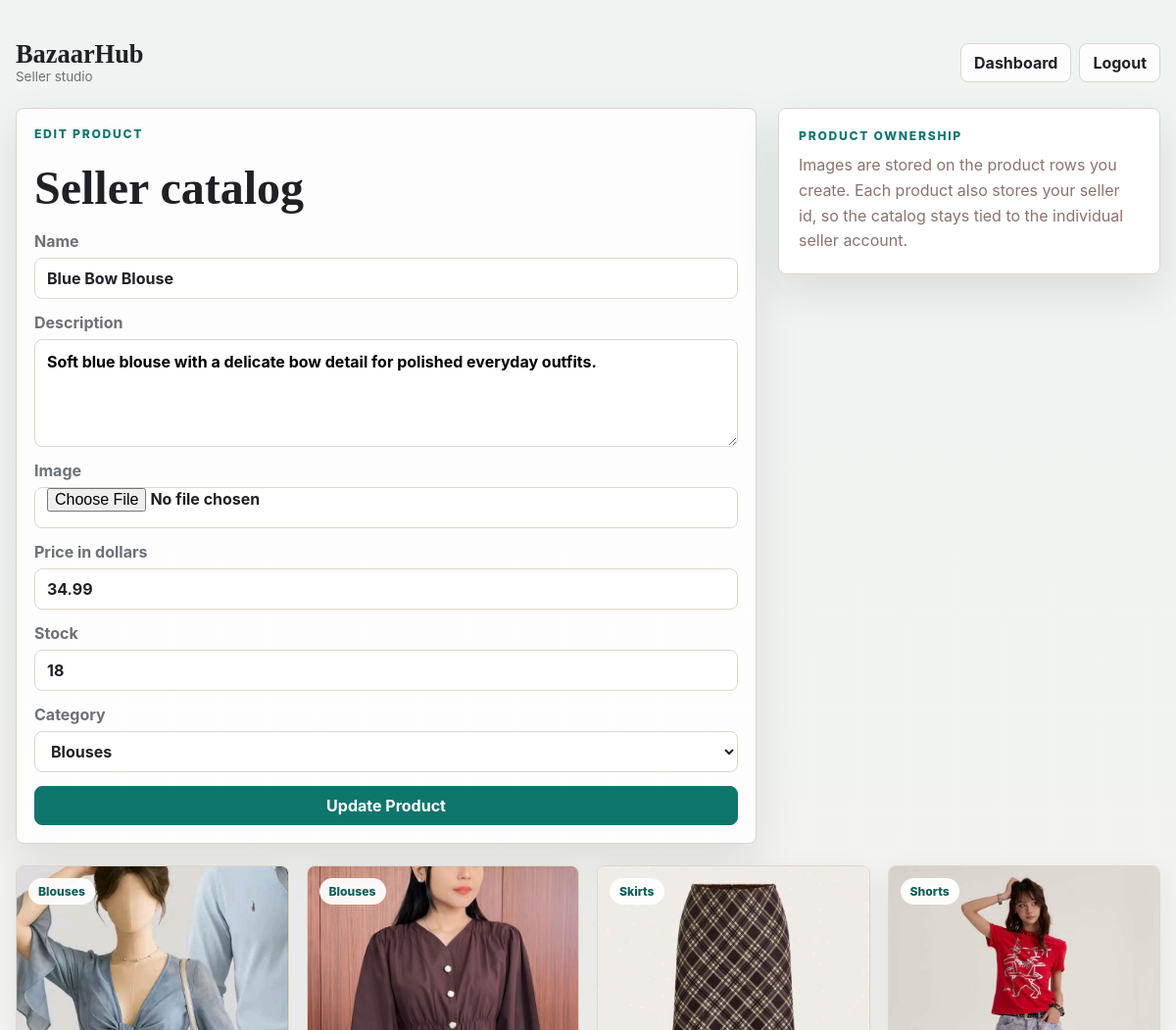
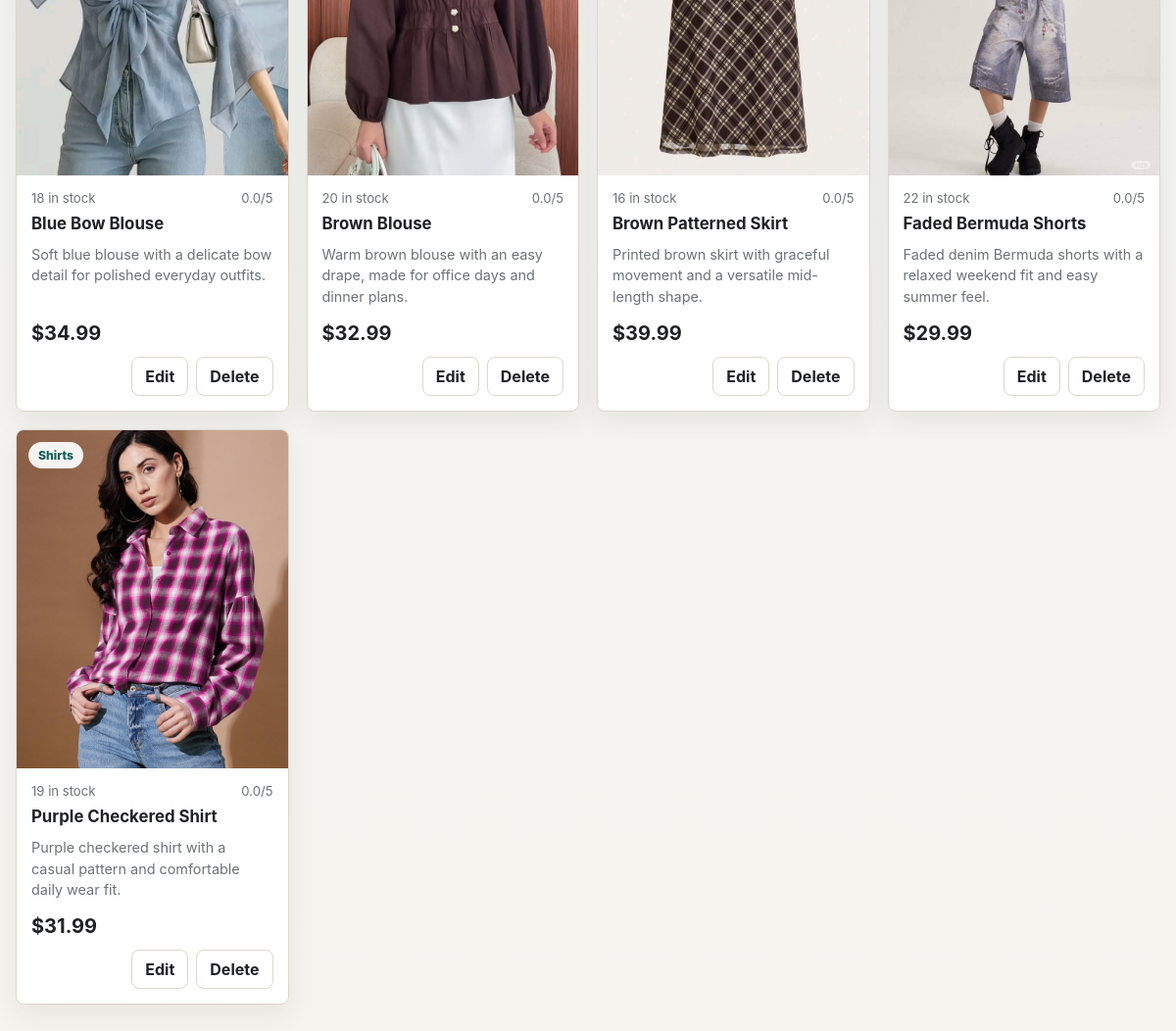
The page /seller/products.php?edit=1 (signed in) on the database its author committed (2 pictures, top to bottom).
### tables this page shows
CREATE TABLE products (
    id INT AUTO_INCREMENT PRIMARY KEY,
    name VARCHAR(150) NOT NULL,
    description TEXT,
    image_url VARCHAR(255),
    price DECIMAL(10,2) NOT NULL,
    stock INT DEFAULT 0,
    category_id INT NOT NULL,
    seller_id INT NOT NULL,
    created_at TIMESTAMP DEFAULT CURRENT_TIMESTAMP,
    FOREIGN KEY (category_id) REFERENCES categories(id)
    ON DELETE CASCADE ON UPDATE CASCADE,
    FOREIGN KEY (seller_id) REFERENCES users(id)
    ON DELETE CASCADE ON UPDATE CASCADE
);

CREATE TABLE categories (
    id INT AUTO_INCREMENT PRIMARY KEY,
    name VARCHAR(100) UNIQUE NOT NULL
);

### seller/products.php (the view, shortened to what this page needs)
<?php
require_once '../db.php';
$seller_id = (int) $_SESSION['user_id'];
$categories = mysqli_query($conn, "SELECT id, name FROM categories ORDER BY name");
$edit_product = null;
if (isset($_GET['edit'])) {
    $edit_id = (int) $_GET['edit'];
    $stmt = mysqli_prepare($conn, "SELECT * FROM products WHERE id = ? AND seller_id = ?");
    mysqli_stmt_bind_param($stmt, "ii", $edit_id, $seller_id);
    mysqli_stmt_execute($stmt);
    $edit_product = mysqli_fetch_assoc(mysqli_stmt_get_result($stmt));
}
$stmt = mysqli_prepare($conn, "
    SELECT p.*, c.name AS category_name, COALESCE(AVG(r.rating), 0) AS avg_rating
    FROM products p
    JOIN categories c ON c.id = p.category_id
    LEFT JOIN reviews r ON r.product_id = p.id
    WHERE p.seller_id = ?
    GROUP BY p.id, c.name
    ORDER BY p.created_at DESC
");
mysqli_stmt_bind_param($stmt, "i", $seller_id);
mysqli_stmt_execute($stmt);
$products = mysqli_stmt_get_result($stmt);
?>
<!DOCTYPE html>
<html lang="en">
<head>
    <link rel="stylesheet" href="../assets/css/styles.css">
    <link rel="stylesheet" href="../assets/css/customer.css">
</head>
<body class="customer-page">
<main class="shop-shell">
    <nav class="shop-nav">
        <a class="shop-brand" href="dashboard.php"><strong>BazaarHub</strong><span>Seller studio</span></a>
        <div class="shop-links">
            <a class="shop-link" href="dashboard.php">Dashboard</a>
            <a class="shop-link" href="../logout.php">Logout</a>
        </div>
    </nav>
    <section class="checkout-layout">
        <form class="checkout-form shop-panel" method="POST" enctype="multipart/form-data">
            <p class="shop-kicker"><?= $edit_product ? 'Edit product' : 'Add product' ?></p>
            <h1 class="checkout-title">Seller catalog</h1>
            <label>Name <input class="shop-input" name="name" value="<?= htmlspecialchars($edit_product['name'] ?? '') ?>" required></label>
            <label>Description <textarea class="shop-textarea" name="description" required><?= htmlspecialchars($edit_product['description'] ?? '') ?></textarea></label>
            <label>Image <input class="shop-input" type="file" name="image" accept=".jpg,.jpeg,.png,.webp,.jfif"></label>
            <label>Price in dollars <input class="shop-input" type="number" step="0.01" min="0.01" name="price" value="<?= htmlspecialchars($edit_product['price'] ?? '') ?>" required></label>
            <label>Stock <input class="shop-input" type="number" min="0" name="stock" value="<?= htmlspecialchars($edit_product['stock'] ?? '10') ?>" required></label>
            <label>Category
                <select class="shop-select" name="category_id" required>
                    <?php while ($category = mysqli_fetch_assoc($categories)): ?>
                        <option value="<?= $category['id'] ?>" <?= (int) ($edit_product['category_id'] ?? 0) === (int) $category['id'] ? 'selected' : '' ?>><?= htmlspecialchars($category['name']) ?></option>
                    <?php endwhile; ?>
                </select>
            </label>
            <button class="shop-button shop-button--primary" name="save_product" type="submit"><?= $edit_product ? 'Update Product' : 'Add Product' ?></button>
        </form>
        <section class="checkout-summary">
            <p class="shop-kicker">Product ownership</p>
            <p class="muted-copy">Images are stored on the product rows you create. Each product also stores your seller id, so the catalog stays tied to the individual seller account.</p>
        </section>
    </section>
    <section class="product-grid">
        <?php while ($product = mysqli_fetch_assoc($products)): ?>
            <article class="product-card">
                <div class="product-card__image">
                    <img src="../<?= htmlspecialchars($product['image_url']) ?>" alt="<?= htmlspecialchars($product['name']) ?>">
                    <span class="product-chip"><?= htmlspecialchars($product['category_name']) ?></span>
                </div>
                <div class="product-card__body">
                    <div class="product-card__meta"><span><?= (int) $product['stock'] ?> in stock</span><span><?= number_format($product['avg_rating'], 1) ?>/5</span></div>
                    <h2><?= htmlspecialchars($product['name']) ?></h2>
                    <p class="product-desc"><?= htmlspecialchars($product['description']) ?></p>
                    <div class="product-card__footer">
                        <div class="product-price"><strong>$<?= number_format($product['price'], 2) ?></strong></div>
                        <div class="shop-links">
                            <a class="shop-link" href="products.php?edit=<?= $product['id'] ?>">Edit</a>
                            <form method="POST">
                                <button class="shop-button" name="delete_product" type="submit">Delete</button>
                            </form>
                        </div>
                    </div>
                </div>
            </article>
        <?php endwhile; ?>
    </section>
</main>
</body>
</html>

### assets/css/styles.css (style rules this page uses)
:root { --color-page: #fff8dc; --color-surface: #fffdf5; --color-surface-soft: #f5ead0; --color-border: #d3c0a3; --color-border-strong: #ab907b; --color-text: #674846; --color-text-muted: #8c726d; --color-primary: #674846; --color-primary-deep: #4f3734; --color-success: #6c8a5a; --color-shadow: rgba(103, 72, 70, 0.12); --color-glow: rgba(103, 72, 70, 0.16); --color-ring: rgba(103, 72, 70, 0.28); --gradient-blue: linear-gradient(135deg, #8b6b67 0%, #674846 100%); --shadow-card: 0 24px 60px rgba(103, 72, 70, 0.15); --shadow-soft: 0 14px 30px rgba(103, 72, 70, 0.08); --font-display: "Playfair Display", Georgia, serif; --font-body: "Inter", Arial, sans-serif; }
* { box-sizing: border-box; }
html { color-scheme: light; }
body { margin: 0; min-height: 100vh; display: flex; align-items: center; justify-content: center; background: var(--color-page); color: var(--color-text); font-family: var(--font-body); }
button, input { font: inherit; }
a { color: inherit; }
.muted-copy { margin: 0; color: var(--color-text-muted); line-height: 1.6; }

### rows shown on the page
products: name "Blue Bow Blouse", description "Soft blue blouse with a delicate bow detail for polished everyday outfits.", price "34.99", stock "18", category_id "Blouses", image_url (picture), category.name "Blouses", avg_rating "0.0"
products: image_url (picture), category.name "Blouses", stock "20", avg_rating "0.0", name "Brown Blouse", description "Warm brown blouse with an easy drape, made for office days and dinner plans.", price "32.99"
products: image_url (picture), category.name "Skirts", stock "16", avg_rating "0.0", name "Brown Patterned Skirt", description "Printed brown skirt with graceful movement and a versatile mid-length shape.", price "39.99"
products: image_url (picture), category.name "Shorts", stock "22", avg_rating "0.0", name "Faded Bermuda Shorts", description "Faded denim Bermuda shorts with a relaxed weekend fit and easy summer feel.", price "29.99"
products: image_url (picture), category.name "Shirts", stock "19", avg_rating "0.0", name "Purple Checkered Shirt", description "Purple checkered shirt with a casual pattern and comfortable daily wear fit.", price "31.99"
